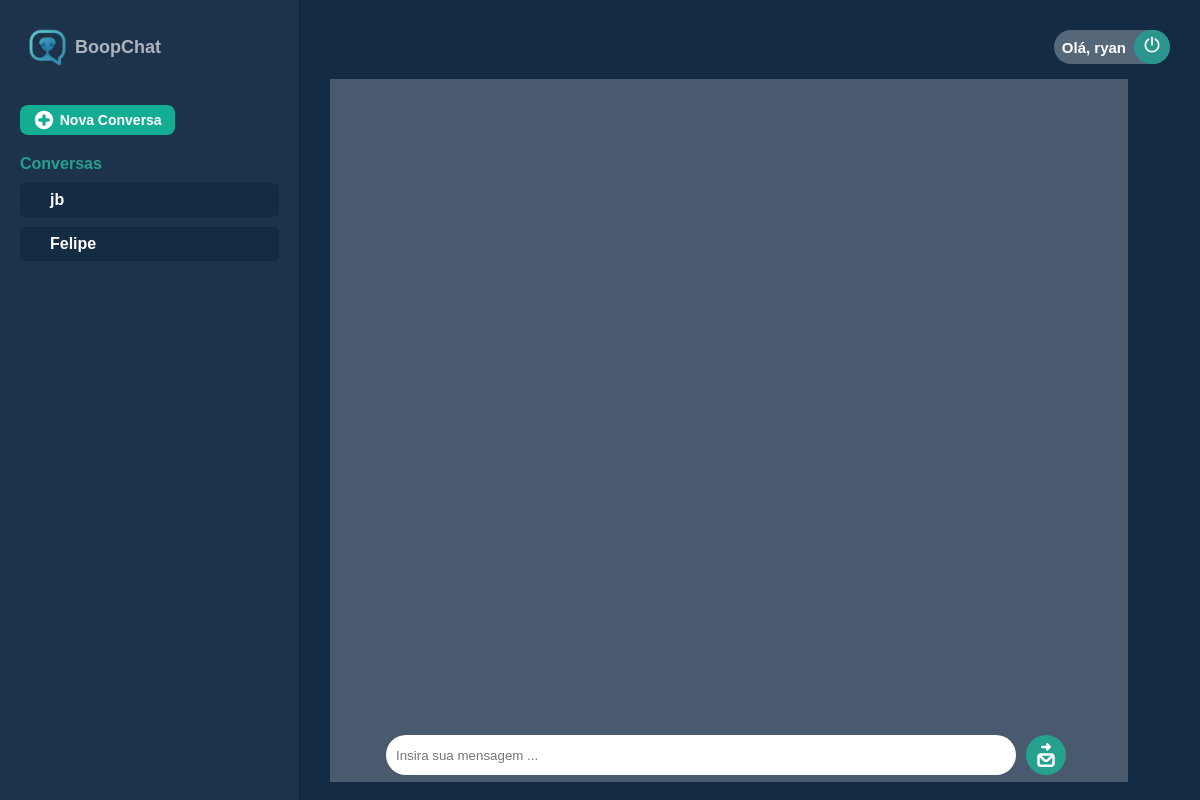
The app's page /chat (signed in), older data.
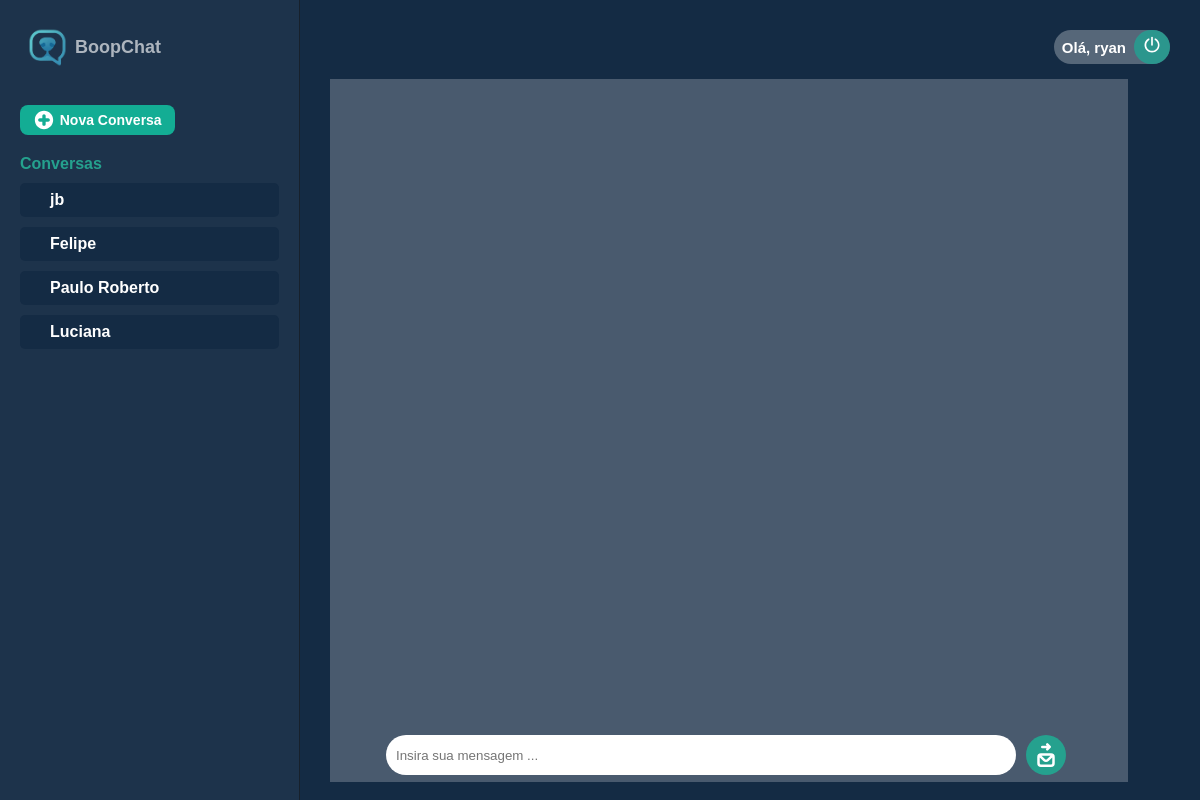
The same page, newer data.
### tables this page shows
CREATE TABLE usuario (
        id INTEGER PRIMARY KEY AUTOINCREMENT,
        nome TEXT NOT NULL,
        email TEXT UNIQUE NOT NULL,
        senha TEXT NOT NULL
    );

### app.py (the view)
@app.route("/chat", methods=['GET'])
def formularioChat():
    dest = session.get("d_username")
    user = session.get("usuario_id")
    chat = chating.Chat()
    chats = chat.get_chats(session["usuario_id"])
    conn = sqlite3.connect("BoopChat.db")
    cursor = conn.cursor()
    cursor.execute("SELECT nome FROM usuario WHERE id = ?", (user, ))
    usuario = cursor.fetchone()
    conn.close()
    msg = request.args.get('msg')
    if msg:
        try:
            destinatario = session["destinatario_id"][0]
        except:
            destinatario = session["destinatario_id"]
        chat = chating.Chat()
        msgs = chat.get_msg(dest=destinatario, remet=user)
        return render_template('chat.html', chats=chats, msgs=msgs, user=usuario[0], dest=dest)
    else:
        return render_template('chat.html', chats=chats, user=usuario, dest=dest)

### scripts/chating.py (called while the page is built)
    @conn.setter
    def conn(self, connection):
        self.__conn__ = connection

    @property
    def cursor(self):
        return self.__cursor__

    @cursor.setter
    def cursor(self, crs):
        self.__cursor__ = crs

    def get_chats(self, id):
        chats = []
        self.cursor.execute(f"SELECT * FROM chat WHERE remetente_id = ? or destinatario_id = ?", (id, id))
        chs = self.cursor.fetchall()
        for ch in chs:
            if ch[1] == id:
                tid = int(ch[2])
                self.cursor.execute(f"SELECT nome FROM usuario WHERE id = ?", (tid,))
                name = self.cursor.fetchall()
            elif ch[2] == id:
                tid = int(ch[1])
                self.cursor.execute(f"SELECT nome FROM usuario WHERE id = ?", (tid,))
                name = self.cursor.fetchall()
            if name[0][0] not in chats:
                chats.append(name[0][0])
        self.cursor.close()
        return chats

### templates/chat.html (shortened to what this page needs)
<!DOCTYPE html>
<html lang="pt-br">
<head>
    <link rel="stylesheet" href="./../static/styleHome.css">
</head>
<body>
    <section id="last-chats-box">
       <div id="logo">
            <img src="../static/src/BoopLogo.png">
            <span>BoopChat</span>
        </div>
        <div id="new-chat"><img src="./../static/src/new-chat.svg"> Nova Conversa</div>
        <div id="last-chats">
            <h2>Conversas</h2>
            <div id="individuals">
                {% for name in chats%}
                    <div class="chat-box">
                        <h1 class="name-chat">{{ name }}</h1>
                    </div>
                {% endfor %}
            </div>
        </div>
    </section>
    <section id="atual-chat-box">
        <div id="chat-profile">
            <div id="profile">
                <span>Olá, {{user[0]}}</span>
                <a href="/logout"><img src="./../static/src/turn-off.svg"></a>
            </div>
        </div>
        <div id="chat">
            <div id="messages">
            </div>
            <form id="controls" method="POST" action="chat">
                <input type="text" placeholder="Insira sua mensagem ..." name="mensagem">
                <button type="submit"><img src="./../static/src/send_icon.svg"></button>
            </form>
        </div>
    </section>
</body>
</html>

### static/styleHome.css (style rules this page uses)
* { padding: 0; margin: 0; box-sizing: border-box; font-family: 'Montserrat', sans-serif; color: white; }
body { overflow-y: hidden; display: flex; background-color: #142b44; }
#last-chats-box { width: 25vw; height: 100vh; background-color: #ffffff0a; border-right: #11111187 1px solid; padding: 20px; }
#logo { margin-bottom: 30px; }
#new-chat { width: 60%; display: flex; align-items: center; justify-content: center; gap: 6px; font-size: 14px; font-weight: 800; text-decoration: none; background-color: #13ad94; padding: 5px 8px; border-radius: 8px; margin-bottom: 20px; cursor: pointer; }
#new-chat img { width: 20px; }
#last-chats h2 { color: #25a18e; font-size: 16px; margin-bottom: 10px; }
#chat-profile { display: flex; justify-content: space-between; align-items: center; }
#profile { display: flex; align-items: center; width: fit-content; justify-content: flex-end; border-radius: 30px; background-color: rgba(255, 255, 255, 0.282); }
#profile span { font-family: "Montserrat", sans-serif; color: rgb(255, 255, 255); font-size: 15px; margin: 5px 8px; font-weight: 700; }
#profile a { background-color: #12b39b9f; border-radius: 20px; padding: 5px 8px; }
#profile img { width: 20px; }
#individuals, #groups { display: flex; flex-direction: column; gap: 10px; margin-bottom: 40px; }
#atual-chat-box { width: 75vw; height: 100vh; padding: 30px; }
#chat { position: relative; margin: 15px 0 25px; width: 95%; height: 95%; background-color: #ffffff39; }
#messages { height: 90%; padding: 15px; overflow-y: auto; }

Row changes from the older to the newer data that the page shows:
added usuario: nome "Paulo Roberto"
added usuario: nome "Luciana"
